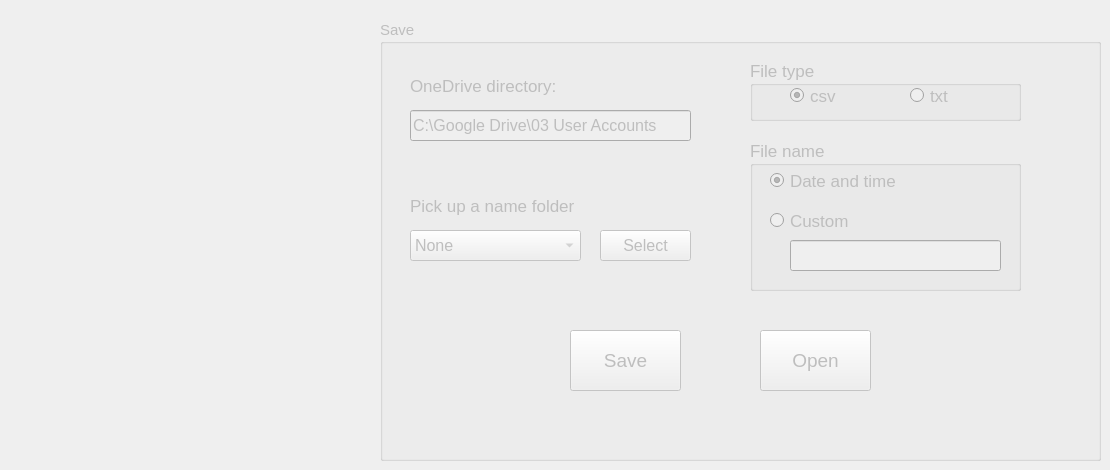
          <widget class="QWidget" name="tab_5">
           <attribute name="title">
            <string>Save Data</string>
           </attribute>
           <widget class="QGroupBox" name="groupBox_save">
            <property name="enabled">
             <bool>false</bool>
            </property>
            <property name="geometry">
             <rect>
              <x>380</x>
              <y>20</y>
              <width>721</width>
              <height>441</height>
             </rect>
            </property>
            <property name="font">
             <font>
              <pointsize>11</pointsize>
             </font>
            </property>
            <property name="title">
             <string>Save</string>
            </property>
            <widget class="QLabel" name="label_21">
             <property name="geometry">
              <rect>
               <x>30</x>
               <y>50</y>
               <width>171</width>
               <height>31</height>
              </rect>
             </property>
             <property name="font">
              <font>
               <pointsize>13</pointsize>
              </font>
             </property>
             <property name="text">
              <string>OneDrive directory:</string>
             </property>
            </widget>
            <widget class="QLineEdit" name="lineEdit_OneDrive">
             <property name="geometry">
              <rect>
               <x>30</x>
               <y>90</y>
               <width>281</width>
               <height>31</height>
              </rect>
             </property>
             <property name="font">
              <font>
               <pointsize>12</pointsize>
              </font>
             </property>
             <property name="text">
              <string>C:\Google Drive\03 User Accounts</string>
             </property>
            </widget>
            <widget class="QLabel" name="label_22">
             <property name="geometry">
              <rect>
               <x>30</x>
               <y>170</y>
               <width>211</width>
               <height>31</height>
              </rect>
             </property>
             <property name="font">
              <font>
               <pointsize>13</pointsize>
              </font>
             </property>
             <property name="text">
              <string>Pick up a name folder</string>
             </property>
            </widget>
            <widget class="QComboBox" name="comboBox_Name_Folder">
             <property name="geometry">
              <rect>
               <x>30</x>
               <y>210</y>
               <width>171</width>
               <height>31</height>
              </rect>
             </property>
             <property name="font">
              <font>
               <pointsize>12</pointsize>
              </font>
             </property>
             <item>
              <property name="text">
               <string>None</string>
              </property>
             </item>
             <item>
              <property name="text">
               <string>Horimbere</string>
              </property>
             </item>
             <item>
              <property name="text">
               <string>Sell</string>
              </property>
             </item>
             <item>
              <property name="text">
               <string>Snyder</string>
              </property>
             </item>
             <item>
              <property name="text">
               <string>Vannucci</string>
              </property>
             </item>
             <item>
              <property name="text">
               <string>Wang</string>
              </property>
             </item>
             <item>
              <property name="text">
               <string>Williams</string>
              </property>
             </item>
            </widget>
            <widget class="QPushButton" name="pushButton_Select_Directory">
             <property name="geometry">
              <rect>
               <x>220</x>
               <y>210</y>
               <width>91</width>
               <height>31</height>
              </rect>
             </property>
             <property name="font">
              <font>
               <pointsize>12</pointsize>
              </font>
             </property>
             <property name="text">
              <string>Select</string>
             </property>
            </widget>
            <widget class="QGroupBox" name="groupBox_File_Type">
             <property name="enabled">
              <bool>false</bool>
             </property>
             <property name="geometry">
              <rect>
               <x>370</x>
               <y>40</y>
               <width>271</width>
               <height>61</height>
              </rect>
             </property>
             <property name="font">
              <font>
               <pointsize>13</pointsize>
              </font>
             </property>
             <property name="title">
              <string>File type</string>
             </property>
             <widget class="QRadioButton" name="radioButton_csv">
              <property name="geometry">
               <rect>
                <x>40</x>
                <y>20</y>
                <width>61</width>
                <height>31</height>
               </rect>
              </property>
              <property name="acceptDrops">
               <bool>false</bool>
              </property>
              <property name="autoFillBackground">
               <bool>false</bool>
              </property>
              <property name="text">
               <string>csv</string>
              </property>
              <property name="checked">
               <bool>true</bool>
              </property>
             </widget>
             <widget class="QRadioButton" name="radioButton_txt">
              <property name="geometry">
               <rect>
                <x>160</x>
                <y>20</y>
                <width>61</width>
                <height>31</height>
               </rect>
              </property>
              <property name="text">
               <string>txt</string>
              </property>
             </widget>
            </widget>
            <widget class="QGroupBox" name="groupBox_Filename">
             <property name="enabled">
              <bool>false</bool>
             </property>
             <property name="geometry">
              <rect>
               <x>370</x>
               <y>120</y>
               <width>271</width>
               <height>151</height>
              </rect>
             </property>
             <property name="font">
              <font>
               <pointsize>13</pointsize>
              </font>
             </property>
             <property name="title">
              <string>File name</string>
             </property>
             <widget class="QRadioButton" name="radioButton_Timename">
              <property name="geometry">
               <rect>
                <x>20</x>
                <y>30</y>
                <width>151</width>
                <height>21</height>
               </rect>
              </property>
              <property name="font">
               <font>
                <pointsize>13</pointsize>
               </font>
              </property>
              <property name="text">
               <string>Date and time</string>
              </property>
              <property name="checked">
               <bool>true</bool>
              </property>
             </widget>
             <widget class="QRadioButton" name="radioButton_Custom_Name">
              <property name="geometry">
               <rect>
                <x>20</x>
                <y>70</y>
                <width>121</width>
                <height>21</height>
               </rect>
              </property>
              <property name="text">
               <string>Custom</string>
              </property>
             </widget>
             <widget class="QLineEdit" name="lineEdit_Custom_Name">
              <property name="enabled">
               <bool>false</bool>
              </property>
              <property name="geometry">
               <rect>
                <x>40</x>
                <y>100</y>
                <width>211</width>
                <height>31</height>
               </rect>
              </property>
              <property name="font">
               <font>
                <pointsize>12</pointsize>
               </font>
              </property>
             </widget>
            </widget>
            <widget class="QPushButton" name="pushButton_Save">
             <property name="geometry">
              <rect>
               <x>190</x>
               <y>310</y>
               <width>111</width>
               <height>61</height>
              </rect>
             </property>
             <property name="font">
              <font>
               <pointsize>14</pointsize>
              </font>
             </property>
             <property name="text">
              <string>Save</string>
             </property>
            </widget>
            <widget class="QPushButton" name="pushButton_Open">
             <property name="enabled">
              <bool>false</bool>
             </property>
             <property name="geometry">
              <rect>
               <x>380</x>
               <y>310</y>
               <width>111</width>
               <height>61</height>
              </rect>
             </property>
             <property name="font">
              <font>
               <pointsize>14</pointsize>
              </font>
             </property>
             <property name="text">
              <string>Open</string>
             </property>
            </widget>
           </widget>
          </widget>
